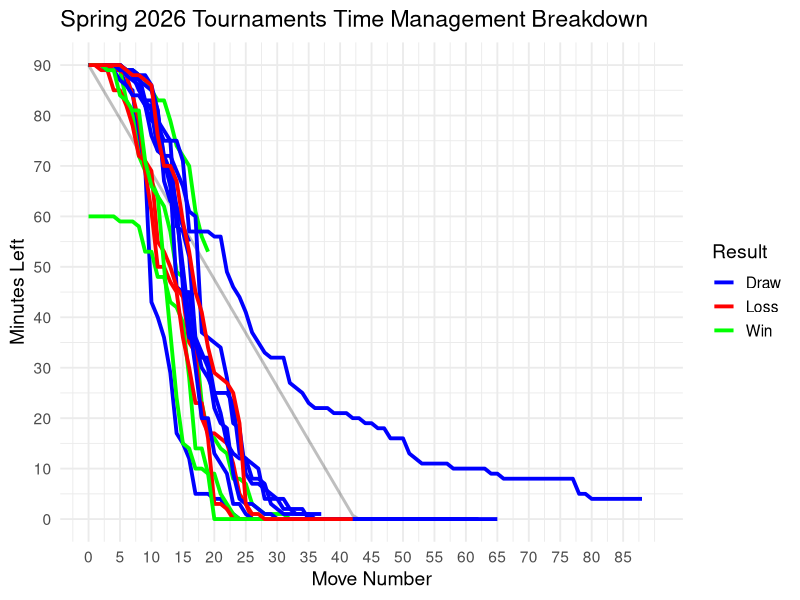

Generate this figure with R:
library(ggplot2)
library(dplyr)

# -------------------------------
# 1. IDEAL LINE SETUP
# -------------------------------

slope <- -85 / 40
intercept <- 90

ideal_moves <- 0:60
ideal_time_raw <- intercept + slope * ideal_moves
ideal_time <- ifelse(ideal_time_raw > 0, ideal_time_raw, 0)
ideal_df <- data.frame(move = ideal_moves, time = ideal_time)

# -------------------------------
# 2. FUNCTION TO ADD A GAME
# -------------------------------

add_game <- function(times, name) {
  data.frame(
    move = 0:(length(times)-1),
    time = times,
    type = name
  )
}

# -------------------------------
# 3. ADD YOUR GAMES HERE
# -------------------------------

# Game 1 (example)
game1_times <- c(
  90, 90, 90, 90, 89, 89, 86, 85, 74, 70, 43, 40, 
  36, 29, 17, 15, 12, 5, 5, 5, 4, 4, 2, 1, 0, 0, 0, 
  0, 0, 0, 0, 0, 0, 0, 0, 0, 0, 0, 0, 0, 0, 0, 0, 0, 
  0, 0, 0, 0, 0, 0, 0, 0, 0, 0, 0, 0, 0, 0, 0, 0, 0, 0, 0
)

game1_df <- add_game(game1_times, "Game 1")

# Game 2 (example)
game2_times <- c(
  90, 90, 90, 90, 89, 89, 88, 84, 79, 69, 61, 50, 50, 
  47, 45, 36, 30, 23, 23, 16, 3, 3, 2, 0, 0, 0, 0, 0, 
  0, 0, 0, 0, 0, 0, 0, 0
)

game2_df <- add_game(game2_times, "Game 2")

game3_times <- c(
  90, 90, 90, 89, 89, 87, 86, 84, 84, 82, 82, 80, 72, 
  72, 69, 66, 61, 60, 37, 36, 35, 34, 28, 19, 18, 9, 
  7, 7, 6, 5, 4, 4, 2, 2, 2, 0, 0, 0, 0, 0, 0, 0, 0, 
  0, 0, 0, 0, 0, 0, 0, 0, 0, 0, 0, 0, 0, 0, 0
)

game3_df <- add_game(game3_times, "Game 3")

game4_times <- c(
  90, 90, 90, 90, 90, 90, 89, 89, 88, 88, 86, 81, 71, 
  66, 60, 50, 39, 30, 20, 20, 13, 11, 9, 3, 3, 1, 0, 
  0, 0, 0, 0, 0, 0, 0, 0, 0, 0, 0, 0, 0, 0, 0, 0, 0, 
  0, 0, 0, 0, 0, 0, 0, 0, 0, 0, 0, 0, 0, 0, 0, 0
)

game4_df <- add_game(game4_times, "Game 4")

game5_times <- c(
  90, 90, 90, 90, 90, 89, 89, 88, 88, 82, 79, 78, 75, 75, 
  75, 71, 57, 57, 57, 57, 56, 56, 49, 46, 44, 41, 37, 35, 
  33, 32, 32, 32, 27, 26, 25, 23, 22, 22, 22, 21, 21, 21, 
  20, 20, 19, 19, 18, 18, 16, 16, 16, 13, 12, 11, 11, 11, 
  11, 11, 10, 10, 10, 10, 10, 10, 9, 9, 8, 8, 8, 8, 8, 8, 
  8, 8, 8, 8, 8, 8, 5, 5, 4, 4, 4, 4, 4, 4, 4, 4, 4
)

game5_df <- add_game(game5_times, "Game 5")

game6_times <- c(
  90, 90, 90, 90, 90, 90, 89, 88, 85, 83, 83, 79, 77, 75, 58, 57, 52, 36, 33, 30, 
  22, 19, 18, 9, 4, 3, 3, 2, 1, 1, 0, 0, 0, 0, 0, 0, 0, 0, 0, 0, 0, 0, 0, 0, 0, 
  0, 0, 0, 0, 0
)

game6_df <- add_game(game6_times, "Game 6")

game7_times <- c(
  90, 90, 90, 90, 90, 90, 88, 87, 86, 82, 76, 73, 72, 69, 62, 46, 36, 35, 30, 28, 
  25, 21, 15, 13, 12, 12, 11, 10, 4, 4, 4, 2, 2, 1, 1, 1, 0, 0, 0, 0, 0, 0, 0, 0, 
  0, 0, 0, 0, 0, 0, 0, 0, 0, 0, 0, 0, 0, 0, 0, 0, 0, 0, 0, 0, 0, 0 
)

game7_df <- add_game(game7_times, "Game 7")

game8_times <- c(
  90, 90, 90, 89, 89, 84, 83, 81, 81, 71, 66, 64, 50, 37, 24, 15, 14, 10, 10, 9, 0, 0, 
  0, 0, 0, 0, 0, 0, 0, 0, 0, 0
)

game8_df <- add_game(game8_times, "Game 8")

game9_times <- c(
  90, 90, 90, 90, 90, 90, 89, 88, 88, 87, 86, 76, 70, 70, 67, 59, 53, 45, 41, 34, 29, 28, 27, 
  25, 19, 3, 1, 1, 0, 0, 0, 0, 0, 0, 0, 0, 0, 0, 0, 0, 0, 0, 0
)

game9_df <- add_game(game9_times, "Game 9")

game10_times <- c(
  90, 90, 90, 90, 90, 89, 83, 80, 72, 69, 67, 64, 62, 57, 49, 48, 40, 36, 23, 17, 16, 14, 13, 
  8, 8, 7, 3, 2, 1, 1, 1, 1, 0, 0, 0, 0, 0, 0, 0, 0, 0, 0, 0, 0, 0, 0, 0, 0, 0, 0 
)

game10_df <- add_game(game10_times, "Game 10")

game11_times <- c(
  60, 60, 60, 60, 60,  59, 59, 59, 58, 53, 53, 48, 48, 43, 42, 39, 28, 14, 14, 9, 9, 
  5, 3, 1, 0, 0, 0, 0, 0, 0, 0, 0, 0, 0, 0, 0, 0, 0, 0, 0, 0, 0, 0, 0, 0, 0, 0, 0
)

game11_df <- add_game(game11_times, "Game 11")

game12_times <- c(
  90, 90, 90, 90, 90, 90, 89, 89, 88, 87, 85, 83, 83, 79, 74, 72, 70, 61, 56, 53
)

game12_df <- add_game(game12_times, "Game 12")

game13_times <- c(
  90, 90, 90, 90, 90, 90, 89, 89, 88, 83, 81, 73, 72, 67, 46, 45, 45, 34, 32, 32, 
  25, 25, 25, 23, 13, 12, 8, 8, 7, 3, 2, 1, 1, 1, 1, 1, 1, 1
)

game13_df <- add_game(game13_times, "Game 13")

game14_times <- c(
  90, 90, 89, 89, 85, 85, 82, 78, 72, 71, 69, 55, 53, 50, 46, 44, 35, 33, 20, 17, 
  17, 16, 15, 11, 5, 3, 0, 0, 0, 0, 0, 0, 0, 0, 0, 0, 0, 0, 0, 0, 0, 0
)

game14_df <- add_game(game14_times, "Game 14")

game15_times <- c(
  90, 90, 90, 90, 90, 90, 89, 88, 87, 86, 85, 81, 67, 63, 62, 58, 55
)

game15_df <- add_game(game15_times, "Game 15")

# -------------------------------
# 4. COMBINE ALL DATA
# -------------------------------

plot_df <- bind_rows(
  game1_df,
  game2_df,
  game3_df,
  game4_df,
  game5_df,
  game6_df,
  game7_df,
  game8_df,
  game9_df,
  game10_df,
  game11_df,
  game12_df,
  game13_df,
  game14_df,
  game15_df
)

# -------------------------------
# 5. MAP GAMES TO OUTCOMES
# -------------------------------

outcome_map <- c(
  "Game 1"  = "Draw",
  "Game 2"  = "Loss",
  "Game 3"  = "Draw",
  "Game 4"  = "Draw",
  "Game 5"  = "Draw",
  "Game 6"  = "Draw",
  "Game 7"  = "Draw",
  "Game 8"  = "Win",
  "Game 9"  = "Loss",
  "Game 10" = "Win",
  "Game 11" = "Win",
  "Game 12" = "Win",
  "Game 13" = "Draw",
  "Game 14" = "Loss",
  "Game 15" = "Draw"
)

plot_df <- plot_df %>%
  mutate(outcome = outcome_map[type])

# -------------------------------
# 6. FILTER WHICH LINES TO SHOW
# -------------------------------

plot_df_filtered <- plot_df %>%
  filter(type %in% c("Game 1", "Game 2", "Game 3", "Game 4", "Game 5", "Game 6", "Game 7",
                     "Game 8", "Game 9", "Game 10", "Game 11", "Game 12", "Game 13", "Game 14", "Game 15"))

# -------------------------------
# 7. CUSTOM COLORS (by outcome, not by game)
# -------------------------------

outcome_colors <- c(
  "Win"  = "green",
  "Draw" = "blue",
  "Loss" = "red"
)

# -------------------------------
# 8. PLOT
# -------------------------------

ggplot() +
  
  # Ideal line (background)
  geom_line(data = ideal_df,
            aes(x = move, y = time),
            color = "black",
            size = 1,
            alpha = 0.25) +
  
  # Game lines (foreground), grouped by game but colored by outcome
  geom_line(data = plot_df_filtered,
            aes(x = move, y = time, color = outcome, group = type),
            size = 1.3) +
  
  scale_color_manual(values = outcome_colors) +
  
  scale_x_continuous(
    breaks = seq(0, max(plot_df$move), by = 5),
    limits = c(0, 90)
  ) +
  
  scale_y_continuous(
    breaks = seq(0, 90, by = 10),
    limits = c(0, 90)
  ) +
  
  labs(
    title = "Spring 2026 Tournaments Time Management Breakdown",
    x = "Move Number",
    y = "Minutes Left",
    color = "Result"
  ) +
  
  theme_minimal(base_size = 14)
